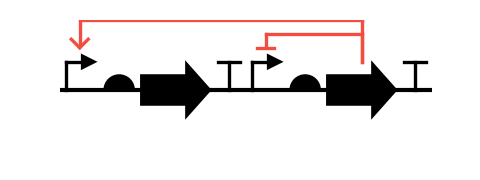

Generate this figure with Python:
#!/usr/bin/env python
import dnaplotlib as dpl
from pylab import *
import matplotlib.pyplot as plt
from matplotlib import gridspec

gs = gridspec.GridSpec(1, 1)

# Function to generate a ligher colour
def lighten_color (col, fac):
	r = col[0] + (fac*(1.0-col[0]))
	g = col[1] + (fac*(1.0-col[1]))
	b = col[2] + (fac*(1.0-col[2]))
	return (r,g,b)

# Colour map
col_map = {}
col_map['black']   = (0.00, 0.00, 0.00)
col_map['white']   = (1.00, 1.00, 1.00)
col_map['red']     = (0.95, 0.30, 0.25)
col_map['green']   = (0.38, 0.82, 0.32)
col_map['blue']    = (0.38, 0.65, 0.87)
col_map['orange']  = (1.00, 0.75, 0.17)

# Global line width
lw = 0.8

# How much to lighten OFF components
off_fac = 0.7

# Component definitions
part0 = {'type':'Promoter', 'fwd':True, 'opts':{'linewidth':lw, 'color':col_map['black'], 'edge_color':col_map['black']}}
part1 = {'type':'RBS', 'fwd':True, 'opts':{'linewidth':lw, 'color':col_map['black'], 'edge_color':col_map['black']}}
part2 = {'type':'CDS', 'fwd':True, 'opts':{'linewidth':lw, 'color':col_map['black'], 'edge_color':col_map['black'],'x_extent':24}}
part3 = {'type':'Terminator', 'fwd':True, 'opts':{'linewidth':lw, 'color':col_map['black'], 'edge_color':col_map['black']}}
part4 = {'type':'Promoter', 'fwd':True, 'opts':{'linewidth':lw, 'color':col_map['black'], 'edge_color':col_map['black']}}
part5 = {'type':'RBS', 'fwd':True, 'opts':{'linewidth':lw, 'color':col_map['black'], 'edge_color':col_map['black']}}
part6 = {'type':'CDS', 'fwd':True, 'opts':{'linewidth':lw, 'color':col_map['black'], 'edge_color':col_map['black'],'x_extent':24}}
part7 = {'type':'Terminator', 'fwd':True, 'opts':{'linewidth':lw, 'color':col_map['black'], 'edge_color':col_map['black']}}
design = [part0,part1,part2,part3,part4,part5,part6,part7]
# Arc definitions
reg0 = {'type': 'Repression','from_part':part6, 'to_part':part4, 'opts':{'color':col_map['red'], 'linewidth':lw, 'arc_height':20.0}}
reg1 = {'type': 'Activation','from_part':part6, 'to_part':part0, 'opts':{'color':col_map['red'], 'linewidth':lw, 'arc_height':25.0}}
regDesign = [reg0,reg1]

fig = plt.figure(figsize=(1.6,0.6000000000000001));
ax_dna = plt.subplot(gs[0])

# Create the DNAplotlib renderer
dr = dpl.DNARenderer()

start, end = dr.renderDNA(ax_dna, design, dr.SBOL_part_renderers(), 
	                      regs=regDesign, reg_renderers=dr.std_reg_renderers())
ax_dna.set_xlim([start, end])
ax_dna.set_ylim([-25.0,25.0])
ax_dna.set_aspect('equal')
ax_dna.axis('off')

fig.savefig('test0.png', dpi=300)
plt.close('all')